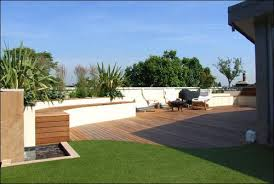
#> input picture 30May/t.jpeg, 274 x 184 px
$ python edge.py   (older library calls are emulated)
#> lines starting #> are read from the running program, lines starting #| are printed output that depends on the picture
import cv2
import numpy as np
from matplotlib import pyplot as plt

img = cv2.imread('t.jpeg',0)
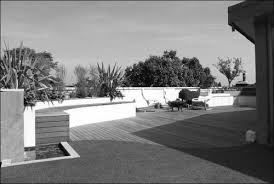
#> img: shape (184, 274); min 0, max 255, mean 125.2

laplacian = cv2.Laplacian(img,cv2.CV_64F)
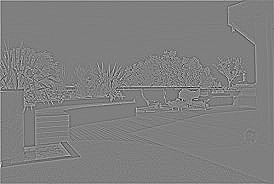
#> laplacian: shape (184, 274) float64; min -415, max 415, mean 0.7; drawn with min black and max white
sobelx = cv2.Sobel(img,cv2.CV_64F,1,0,ksize=5)
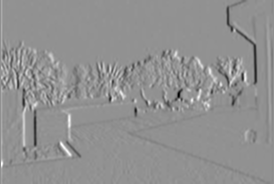
#> sobelx: shape (184, 274) float64; min -10444, max 7811, mean -43.7; drawn with min black and max white
sobely = cv2.Sobel(img,cv2.CV_64F,0,1,ksize=5)
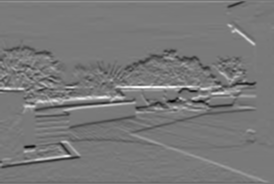
#> sobely: shape (184, 274) float64; min -9716, max 10707, mean -33; drawn with min black and max white

plt.subplot(2,2,1),plt.imshow(img,cmap = 'gray')
plt.title('Original'), plt.xticks([]), plt.yticks([])
plt.subplot(2,2,2),plt.imshow(laplacian,cmap = 'gray')
plt.title('Laplacian'), plt.xticks([]), plt.yticks([])
plt.subplot(2,2,3),plt.imshow(sobelx,cmap = 'gray')
plt.title('Sobel X'), plt.xticks([]), plt.yticks([])
plt.subplot(2,2,4),plt.imshow(sobely,cmap = 'gray')
plt.title('Sobel Y'), plt.xticks([]), plt.yticks([])

plt.show()
